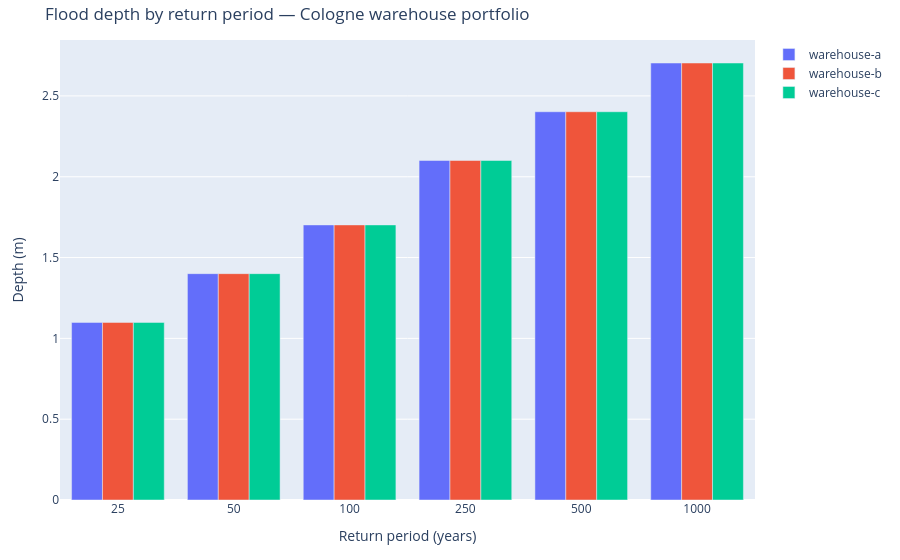

Notebook source saved alongside this figure:
### Code cell
value_cols = list(result.value_columns)
long = evaluated.melt(
    id_vars=["asset_id"],
    value_vars=value_cols,
    var_name="rp_column",
    value_name="depth_m",
)
long["return_period"] = [int(c.split("rp")[-1]) for c in long["rp_column"]]

fig_bars = go.Figure()
for asset_id, frame in long.groupby("asset_id"):
    frame = frame.sort_values("return_period")
    fig_bars.add_trace(
        go.Bar(
            x=[str(rp) for rp in frame["return_period"]],
            y=frame["depth_m"],
            name=asset_id,
        )
    )
fig_bars.update_layout(
    barmode="group",
    title="Flood depth by return period — Cologne warehouse portfolio",
    xaxis_title="Return period (years)",
    yaxis_title="Depth (m)",
    margin=dict(l=60, r=40, t=40, b=60),
)
fig_bars.show()

### Figure 1 — Plotly figure (JSON) as saved in the notebook; plotly's stock layout.template omitted (floating-point values rounded to 4 significant figures)
{"data": [{"name": "warehouse-a", "type": "bar", "x": ["25", "50", "100", "250", "500", "1000"], "y": [1.099, 1.4, 1.702, 2.101, 2.402, 2.704]}, {"name": "warehouse-b", "type": "bar", "x": ["25", "50", "100", "250", "500", "1000"], "y": [1.099, 1.4, 1.702, 2.101, 2.402, 2.704]}, {"name": "warehouse-c", "type": "bar", "x": ["25", "50", "100", "250", "500", "1000"], "y": [1.099, 1.4, 1.702, 2.101, 2.402, 2.704]}], "layout": {"barmode": "group", "margin": {"b": 60, "l": 60, "r": 40, "t": 40}, "title": {"text": "Flood depth by return period — Cologne warehouse portfolio"}, "xaxis": {"title": {"text": "Return period (years)"}}, "yaxis": {"title": {"text": "Depth (m)"}}}}
